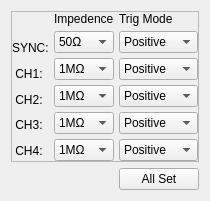
                      <widget class="QWidget" name="trig">
                       <attribute name="title">
                        <string> Trig </string>
                       </attribute>
                       <layout class="QVBoxLayout" name="verticalLayout_18">
                        <item>
                         <widget class="QFrame" name="frame_7">
                          <property name="frameShape">
                           <enum>QFrame::StyledPanel</enum>
                          </property>
                          <property name="frameShadow">
                           <enum>QFrame::Raised</enum>
                          </property>
                          <layout class="QHBoxLayout" name="horizontalLayout_8" stretch="1,3,3">
                           <property name="spacing">
                            <number>5</number>
                           </property>
                           <property name="leftMargin">
                            <number>0</number>
                           </property>
                           <property name="topMargin">
                            <number>0</number>
                           </property>
                           <property name="rightMargin">
                            <number>0</number>
                           </property>
                           <property name="bottomMargin">
                            <number>0</number>
                           </property>
                           <item>
                            <layout class="QVBoxLayout" name="verticalLayout_16">
                             <item>
                              <widget class="QLabel" name="label_19">
                               <property name="text">
                                <string/>
                               </property>
                              </widget>
                             </item>
                             <item>
                              <widget class="QLabel" name="label_12">
                               <property name="text">
                                <string>SYNC:</string>
                               </property>
                              </widget>
                             </item>
                             <item>
                              <widget class="QLabel" name="label_13">
                               <property name="text">
                                <string> CH1:</string>
                               </property>
                              </widget>
                             </item>
                             <item>
                              <widget class="QLabel" name="label_14">
                               <property name="text">
                                <string> CH2:</string>
                               </property>
                              </widget>
                             </item>
                             <item>
                              <widget class="QLabel" name="label_15">
                               <property name="text">
                                <string> CH3:</string>
                               </property>
                              </widget>
                             </item>
                             <item>
                              <widget class="QLabel" name="label_16">
                               <property name="text">
                                <string> CH4:</string>
                               </property>
                              </widget>
                             </item>
                            </layout>
                           </item>
                           <item>
                            <layout class="QVBoxLayout" name="verticalLayout_15">
                             <item>
                              <widget class="QLabel" name="label_18">
                               <property name="text">
                                <string>Impedence</string>
                               </property>
                              </widget>
                             </item>
                             <item>
                              <widget class="QComboBox" name="sync_imp_cbx">
                               <item>
                                <property name="text">
                                 <string>50Ω</string>
                                </property>
                               </item>
                               <item>
                                <property name="text">
                                 <string>1MΩ</string>
                                </property>
                               </item>
                              </widget>
                             </item>
                             <item>
                              <widget class="QComboBox" name="ch1_imp_cbx">
                               <item>
                                <property name="text">
                                 <string>1MΩ</string>
                                </property>
                               </item>
                               <item>
                                <property name="text">
                                 <string>50Ω</string>
                                </property>
                               </item>
                              </widget>
                             </item>
                             <item>
                              <widget class="QComboBox" name="ch2_imp_cbx">
                               <item>
                                <property name="text">
                                 <string>1MΩ</string>
                                </property>
                               </item>
                               <item>
                                <property name="text">
                                 <string>50Ω</string>
                                </property>
                               </item>
                              </widget>
                             </item>
                             <item>
                              <widget class="QComboBox" name="ch3_imp_cbx">
                               <item>
                                <property name="text">
                                 <string>1MΩ</string>
                                </property>
                               </item>
                               <item>
                                <property name="text">
                                 <string>50Ω</string>
                                </property>
                               </item>
                              </widget>
                             </item>
                             <item>
                              <widget class="QComboBox" name="ch4_imp_cbx">
                               <item>
                                <property name="text">
                                 <string>1MΩ</string>
                                </property>
                               </item>
                               <item>
                                <property name="text">
                                 <string>50Ω</string>
                                </property>
                               </item>
                              </widget>
                             </item>
                            </layout>
                           </item>
                           <item>
                            <layout class="QVBoxLayout" name="verticalLayout_14">
                             <item>
                              <widget class="QLabel" name="label_17">
                               <property name="text">
                                <string>Trig Mode</string>
                               </property>
                              </widget>
                             </item>
                             <item>
                              <widget class="QComboBox" name="sync_trig_cbx">
                               <item>
                                <property name="text">
                                 <string>Positive</string>
                                </property>
                               </item>
                               <item>
                                <property name="text">
                                 <string>Negative</string>
                                </property>
                               </item>
                              </widget>
                             </item>
                             <item>
                              <widget class="QComboBox" name="ch1_trig_cbx">
                               <item>
                                <property name="text">
                                 <string>Positive</string>
                                </property>
                               </item>
                               <item>
                                <property name="text">
                                 <string>Negative</string>
                                </property>
                               </item>
                              </widget>
                             </item>
                             <item>
                              <widget class="QComboBox" name="ch2_trig_cbx">
                               <item>
                                <property name="text">
                                 <string>Positive</string>
                                </property>
                               </item>
                               <item>
                                <property name="text">
                                 <string>Negative</string>
                                </property>
                               </item>
                              </widget>
                             </item>
                             <item>
                              <widget class="QComboBox" name="ch3_trig_cbx">
                               <item>
                                <property name="text">
                                 <string>Positive</string>
                                </property>
                               </item>
                               <item>
                                <property name="text">
                                 <string>Negative</string>
                                </property>
                               </item>
                              </widget>
                             </item>
                             <item>
                              <widget class="QComboBox" name="ch4_trig_cbx">
                               <item>
                                <property name="text">
                                 <string>Positive</string>
                                </property>
                               </item>
                               <item>
                                <property name="text">
                                 <string>Negative</string>
                                </property>
                               </item>
                              </widget>
                             </item>
                            </layout>
                           </item>
                          </layout>
                         </widget>
                        </item>
                        <item>
                         <layout class="QHBoxLayout" name="horizontalLayout_4" stretch="3,1">
                          <item>
                           <spacer name="horizontalSpacer_4">
                            <property name="orientation">
                             <enum>Qt::Horizontal</enum>
                            </property>
                            <property name="sizeHint" stdset="0">
                             <size>
                              <width>40</width>
                              <height>20</height>
                             </size>
                            </property>
                           </spacer>
                          </item>
                          <item>
                           <widget class="QPushButton" name="trig_set_btn">
                            <property name="text">
                             <string>All Set</string>
                            </property>
                           </widget>
                          </item>
                         </layout>
                        </item>
                       </layout>
                      </widget>
